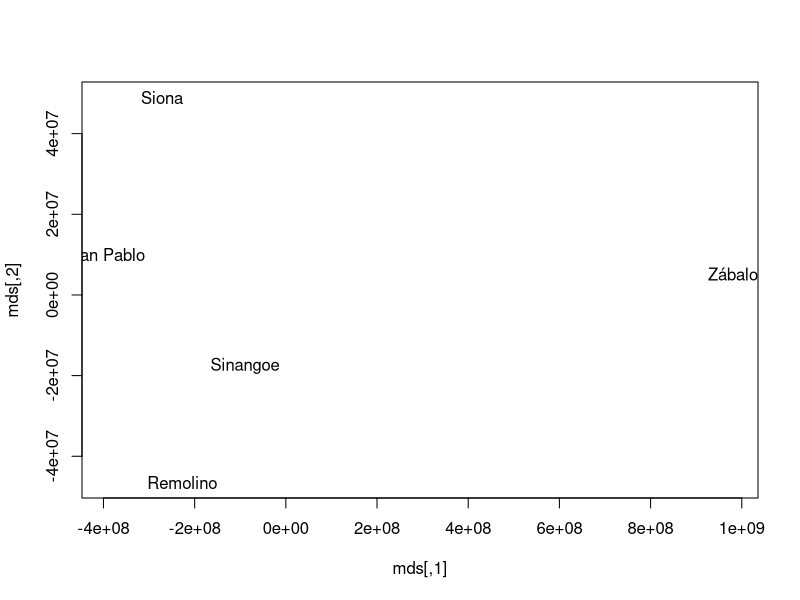
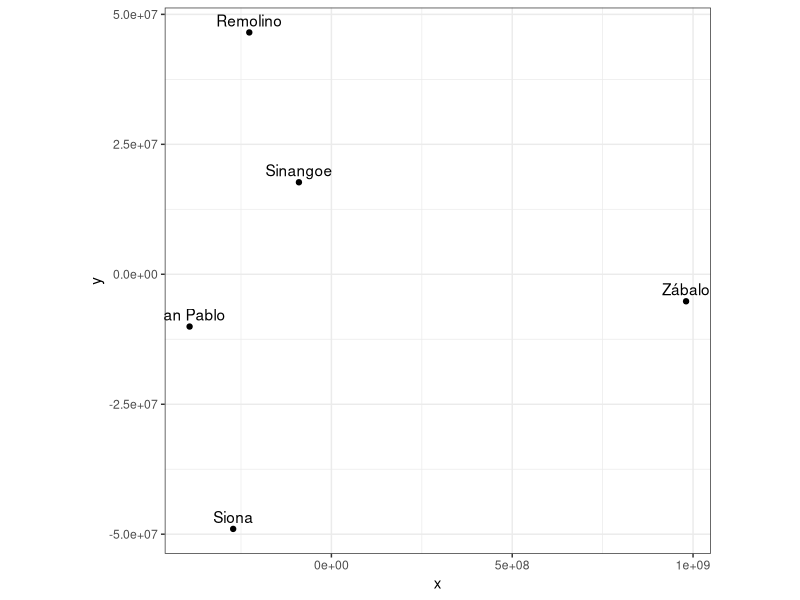
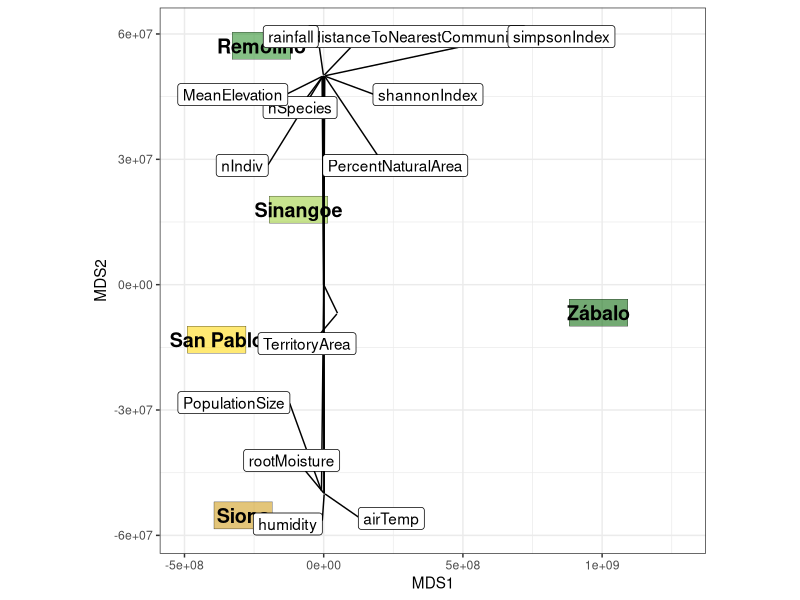
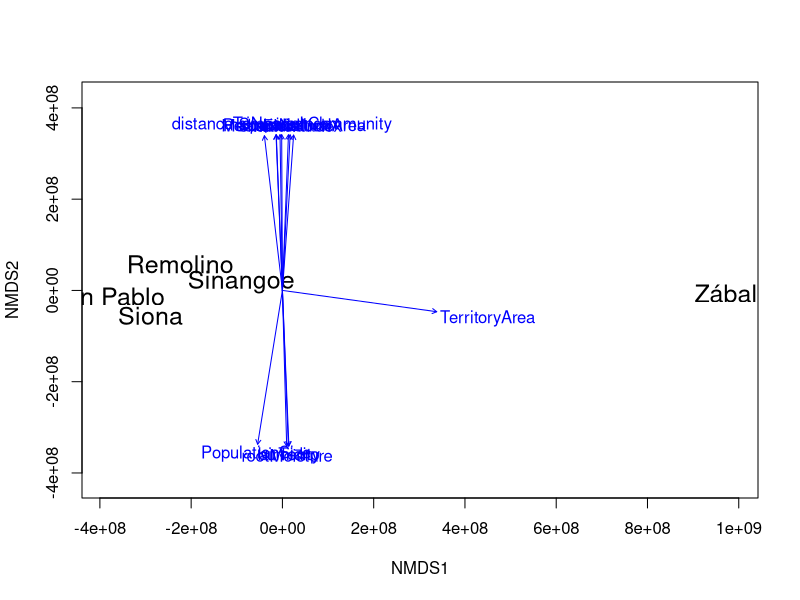
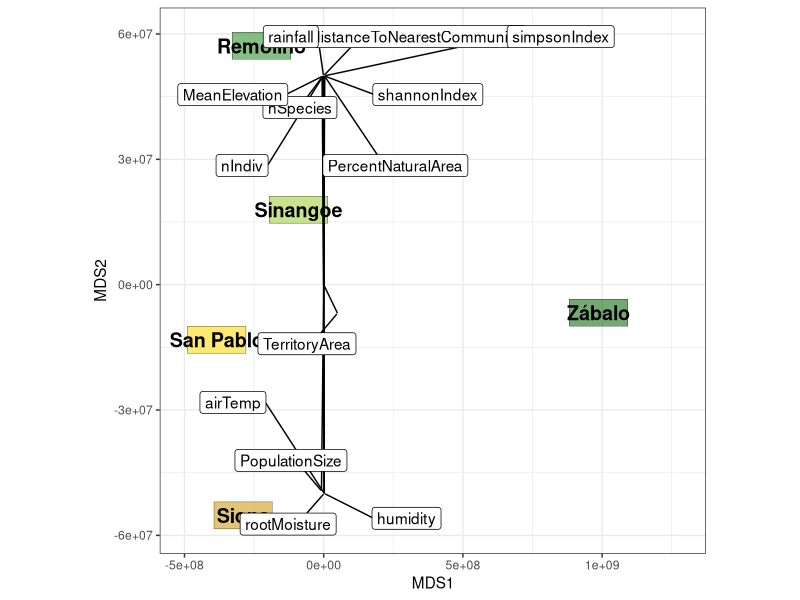

These figures' R source, in order:
# Goal: do the multidimensional scaling

setwd("~/Documents/amazon/Global/Data")

# source of elevation data: https://www.sciencebase.gov/catalog/item/5920dd83e4b0ac16dbdf3a4d
# source for rainfall, temperature, humidity, root moisture: https://disc.gsfc.nasa.gov/datasets/GLDAS_NOAH025_M_2.1/summary

################################################################################
################################################################################
################################################################################

# load in necessary packages
require(dplyr)
require(vegan)
require(ggplot2)
require(ggrepel)

# load in necessary data
communityCovariates <- read.csv("CommunityLevelCovariates.csv")
rownames(communityCovariates) <- gsub("Zabalo", "Zábalo", communityCovariates$Community)
communityCovariates$Community <- NULL



################################################################################
################################################################################
######################### MULTIDIMENSIONAL SCALING #############################
################################################################################
################################################################################

# Columns to exclude
excludeColumns <- c(
    "X", "Y", "OperatingDays", "MeanTemperature", "MeanDistToWater",
    "DaysHuntingPerMonthDry", "DaysHuntingPerMonthWet", "DaysFishingPerMonthWet",
    "DaysFishingPerMonthDry", "PercentPopWhoHunt", "PercentPopWhoFish", 
    "humiditySD", "airTempSD", "rainfallSD", "rootMoistureSD"
)
communityCovariatesRemoved <- communityCovariates[, !(names(communityCovariates) %in% excludeColumns)]


# Calculate the distance matrix
distance_matrix <- dist(communityCovariatesRemoved)

# Perform MDS analysis
mds <- cmdscale(distance_matrix)
plot(mds, type = "n")
text(mds, labels = rownames(communityCovariates))

# data frame for ggplot
x <- as.data.frame(mds)$V1
y <- -as.data.frame(mds)$V2 # reflect so North is at the top
mds_df <- data.frame(x = x, y = y, label = rownames(mds))

# plot using ggplot
colors <- c(
    "Zábalo" = "darkgreen", "Remolino" = "forestgreen",
    "Sinangoe" = "yellowgreen", "San Pablo" = "gold1", "Siona" = "darkgoldenrod3"
)
ggplot(mds_df, aes(x = x, y = y, label = label)) +
    geom_point() +
    geom_text(aes(label = label), vjust = -0.5) + # add labels
    theme_bw() +
    theme(aspect.ratio = 1) 




# this is how I found a way to add the arrows to the plot
####### the 'vegan' way based on https://andrewirwin.github.io/data-viz-notes/lessons/122-mds.html
NMDS <- metaMDS(distance_matrix, trace = 0)

# add arrows showing the direction of the covariates
ef <- envfit(NMDS, communityCovariatesRemoved, na.rm = TRUE)
ef

arrows1 <- ef$vectors$arrows |> as_tibble(rownames = "community")
as_tibble(NMDS$points, rownames = "community") |>
    ggplot(aes(x = MDS1, y = MDS2, label = community)) +
    xlim(min(NMDS$points[, 1]) * 1.3, max(NMDS$points[, 1]) * 1.3) +
    geom_tile(
        aes(fill = community, color = "black", alpha = 0.5),
        width = 210000000,
        col = "black"
    ) +
    scale_fill_manual(values = colors) +
    geom_text(aes(fontface = "bold"), size = 5) +
    geom_segment(data = arrows1, aes(x = 50000000 * NMDS1, y = 50000000 * NMDS2, xend = 0, yend = 0)) +
    geom_label_repel(data = arrows1, aes(x = 50000000 * NMDS1, y = 50000000 * NMDS2),
     max.overlaps = 15,
     min.segment.length = .5, box.padding = 0.9) +
    theme_bw() +
    theme(aspect.ratio = 1,
        legend.position = "none")
ggsave(
    filename = paste0("../Figures/MultispeciesModeling/multiDimensionalScaling.png"),
    width = 12, height = 12
)

# base plot for comparison
plot(NMDS, type = "text", cex = 1.5)
plot(ef)
